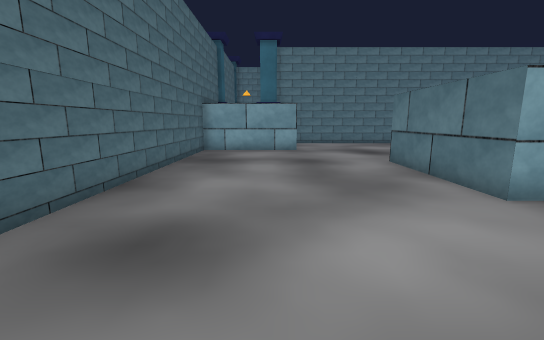
view 1 (above)

17 first-person views from a walk through a Unity game level. The camera is 1.4 m above the floor, tilts 10° down and sees 90° across. Doors are open. The floor is counted in squares, 1 m on a side. Each view is taken from the middle of a square. On the plan, view 1 faces up. The plan holds only what a view shows up to about 13 squares ahead; the rest is blank. The place goes on beyond the plan. The player is left out. Some surface patterns are stand-ins.

view 2
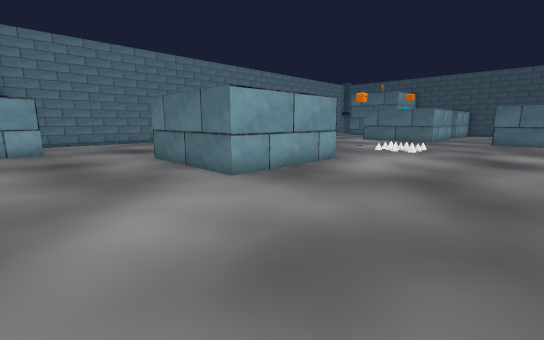

view 3
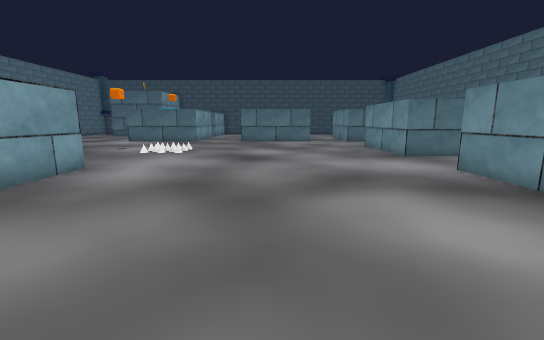

view 4
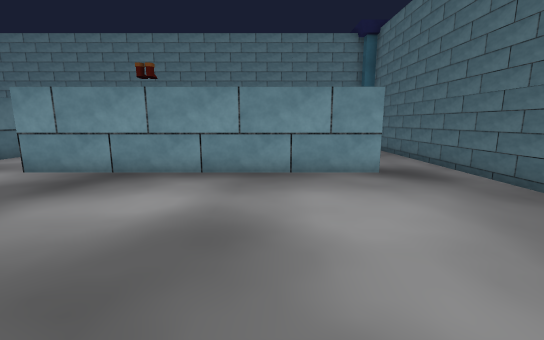

view 5
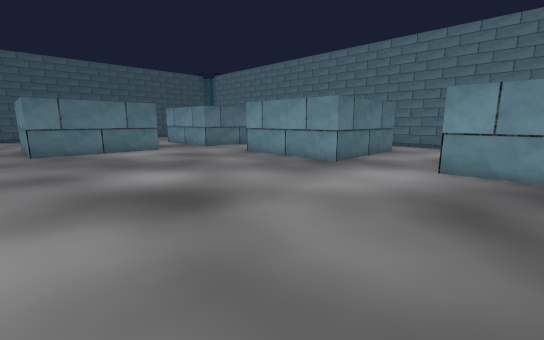

view 6
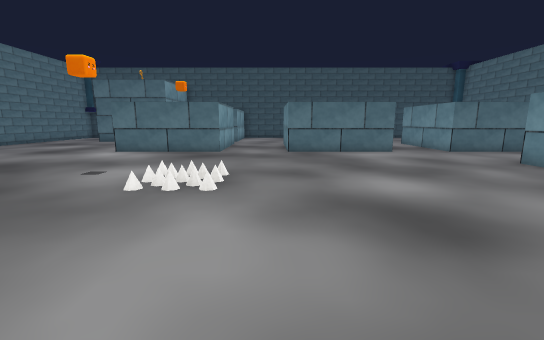

view 7
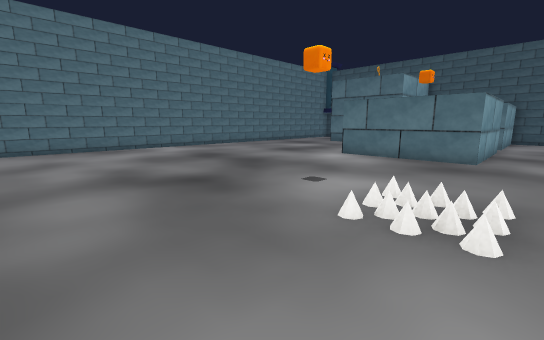

view 8
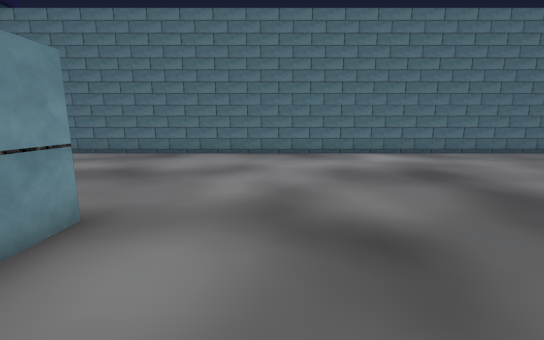

view 9
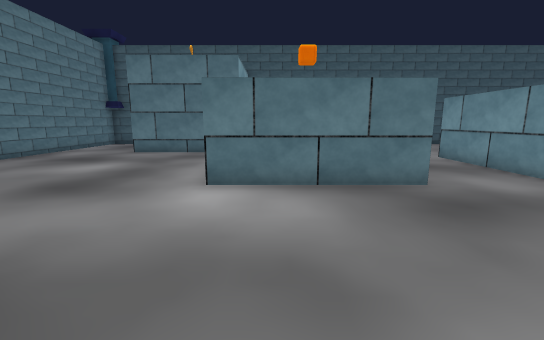

view 10
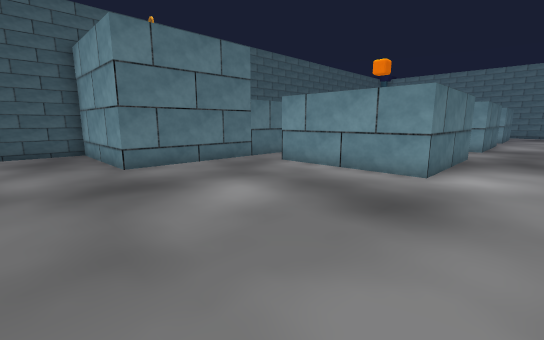

view 11
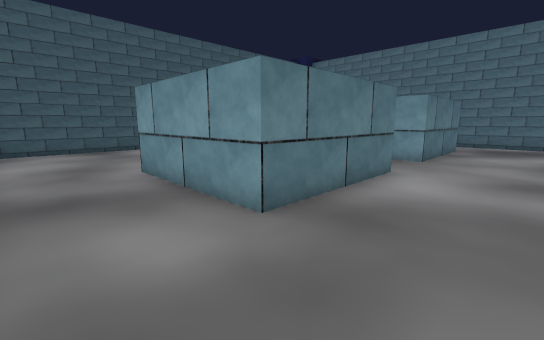

view 12
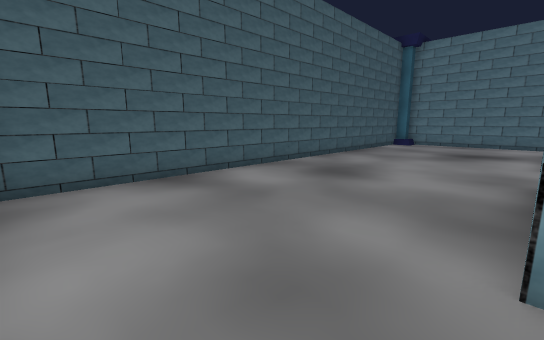

view 13
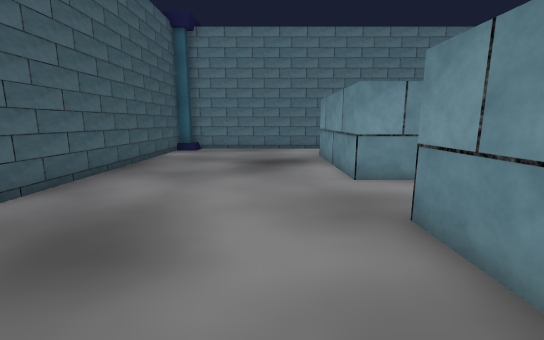

view 14
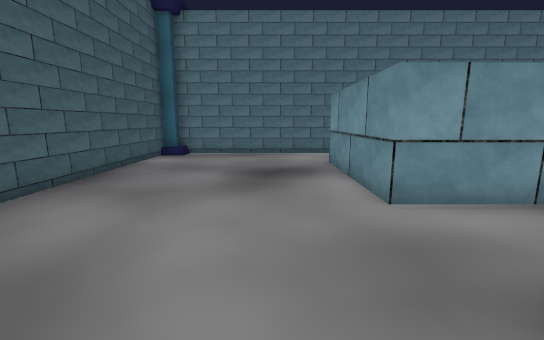

view 15
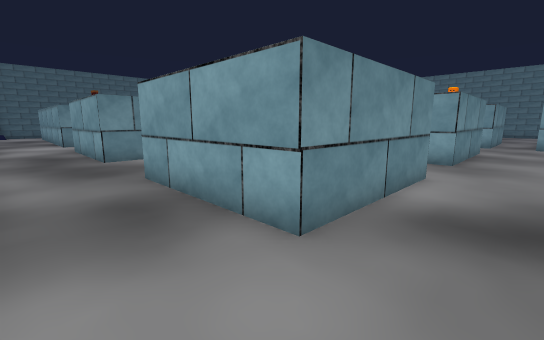

view 16
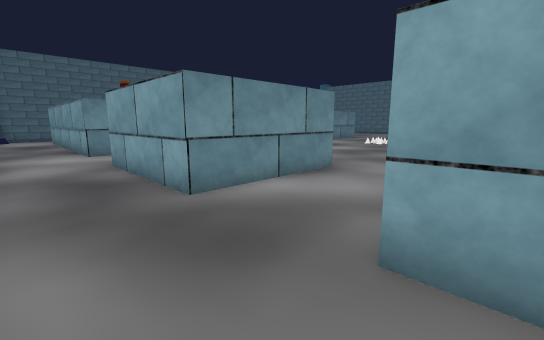

view 17
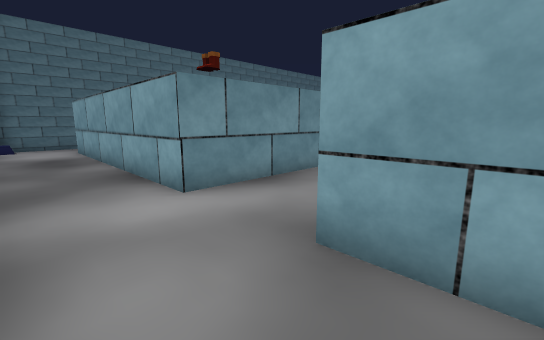

### Floor plan
Points are (right, up) in squares from view 1. A wall is a line through its corners. A room is listed if a view was taken in it or the views show most of it. See-through windows are left out.
Room 1 (views 1, 2, 3, 4, 5, 6, 7, 8, 9, 10, 11, 12, 13, 14, 15, 16, 17)
walls: (9.2, 4.7) (4.2, 4.7) (4.2, 9.8); (12.2, -6.5) (17.2, -6.5) (17.2, -11.5) (12.2, -11.5) (12.2, -6.5); (21, -3.9) (21, 1.2) (26, 1.2) (26, -3.8) (25.2, -3.8); (9.2, 9.8) (9.2, 8.5); (9, -6.9) (9, -11.5) (-1, -11.5); (21, -6.5) (26, -6.5) (26, -11.5) (21, -11.5) (21, -6.5); (26, 4.5) (21, 4.5) (21, 9.5) (26, 9.5); (27.7, 7.6) (27.7, 14.5) (32.8, 14.5) (32.8, 17.1); (-1.1, -6.5) (9, -6.5); (1.2, 13.7) (-0.1, 13.7); (-3.4, -4.4) (-3.4, -14); (25.2, -14.5) (32.2, -14.5); (-3.4, 13.1) (-3.4, 3.2); (28.2, 18.2) (2.9, 18.2); (32.8, -14) (32.8, 4.1)

Where each view was taken, in squares from view 1:
view 1: 0 up, 0 right, facing up
view 2: 1 down, 0 right, facing up-right
view 3: 1 down, 1 right, facing right
view 4: 1 up, 2 right, facing down
view 5: 2 up, 7 right, facing down-right
view 6: 2 up, 8 right, facing right
view 7: 3 up, 10 right, facing up-right
view 8: 6 up, 12 right, facing up
view 9: 8 up, 15 right, facing right
view 10: 17 up, 19 right, facing down-right
view 11: 4 up, 18 right, facing down-right
view 12: 4 up, 26 right, facing down-right
view 13: 0 up, 28 right, facing down
view 14: 2 down, 28 right, facing down
view 15: 14 down, 28 right, facing up-left
view 16: 14 down, 22 right, facing up-left
view 17: 14 down, 14 right, facing up-left
